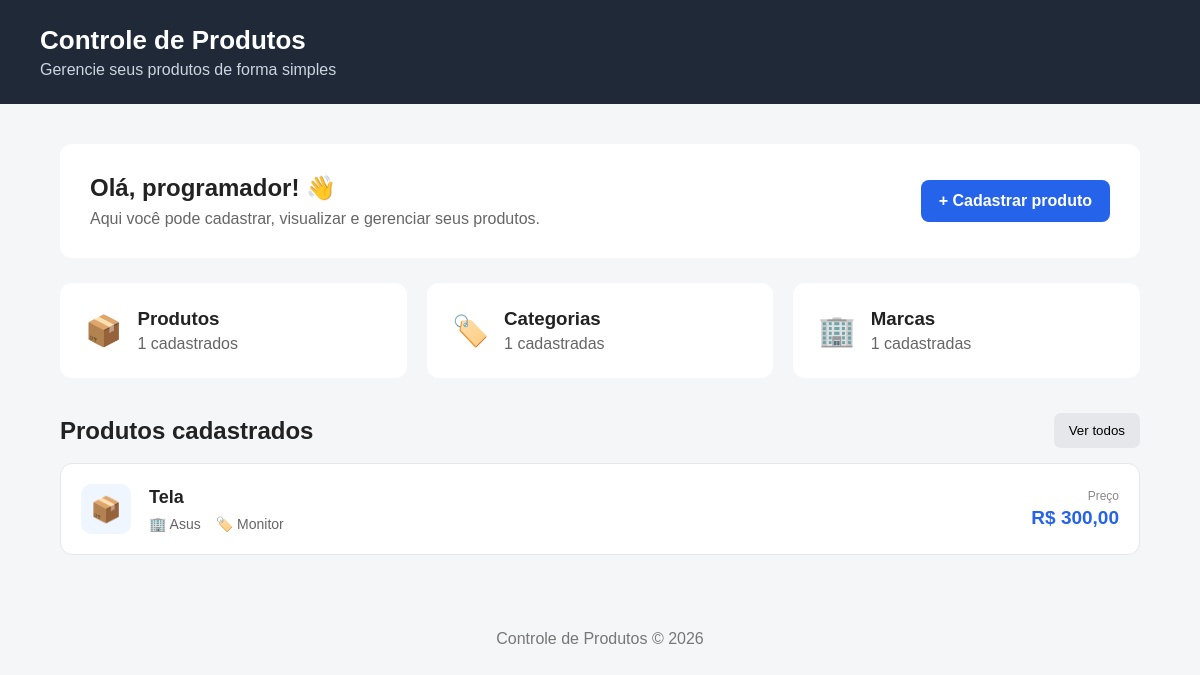
The app's page /, older data.
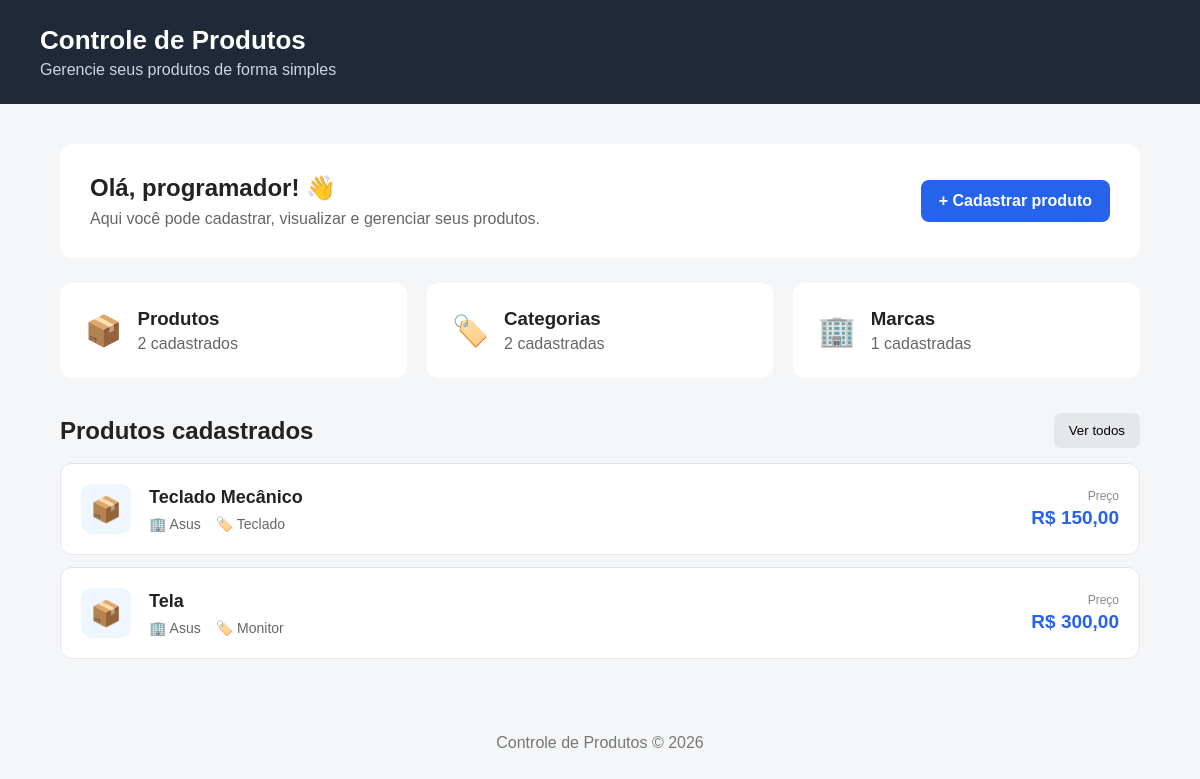
The same page, newer data.
### core/models.py (models this page shows, shortened)
class Product(models.Model):
    title = models.CharField(max_length=100,verbose_name='Titulo')
    brand = models.ForeignKey(Brand,on_delete=models.CASCADE,verbose_name='Marca')
    category = models.ForeignKey('Category',on_delete=models.PROTECT,related_name='products',verbose_name='Categoria')
    is_active = models.BooleanField(default=True,verbose_name='Ativo')
    description = models.TextField(null=True,blank=True,verbose_name='Descrição')
    created_at = models.DateTimeField(auto_now_add=True,verbose_name='Criado em')
    updated_at = models.DateTimeField(auto_now=True,verbose_name='Atualizado em')
    price = models.DecimalField(max_digits=10, decimal_places=2,verbose_name='Preço')
    class Meta:
        verbose_name = 'Produto'
        verbose_name_plural = 'Produtos'
        ordering = ['title']

class Brand(models.Model):
    name = models.CharField(max_length=100,verbose_name='Nome')
    is_active = models.BooleanField(default=True,verbose_name='Ativo')
    description = models.TextField(null=True,blank=True,verbose_name='Descrição')
    created_at = models.DateTimeField(auto_now_add=True,verbose_name='Criado em')
    updated_at = models.DateTimeField(auto_now=True,verbose_name='Atualizado em')
    class Meta:
        verbose_name = 'Marca'
        verbose_name_plural = 'Marcas'
        ordering = ['name']
    def __str__(self):
        return self.name

class Category(models.Model):
    name = models.CharField(max_length=100,verbose_name='Nome')
    is_active = models.BooleanField(default=True,verbose_name='Ativo')
    description = models.TextField(null=True,blank=True,verbose_name='Descrição')
    created_at = models.DateTimeField(auto_now_add=True,verbose_name='Criado em')
    updated_at = models.DateTimeField(auto_now=True,verbose_name='Atualizado em')
    class Meta:
        verbose_name = 'Categoria'
        verbose_name_plural = 'Categorias'
        ordering = ['name']
    def __str__(self):
        return self.name

### core/views.py (the view)
# urls.py: path('', views.index,name='index'),
def index(request):
    produtos = Product.objects.all()
    quantidade_produtos = Product.objects.count()
    quantidade_categorias = Category.objects.count()
    quantidade_marcas = Brand.objects.count()
    contexto = {
        'produtos': produtos,
        'quantidade_produtos': quantidade_produtos,
        'quantidade_categorias': quantidade_categorias,
        'quantidade_marcas': quantidade_marcas,
    }
    return render(request, 'pages/index.html', contexto)

### core/templates/pages/index.html (shortened to what this page needs)
{% load static %}
<!DOCTYPE html>
<html lang="pt-br">
<head>
    <link rel="stylesheet" href="{% static 'css/style.css' %}">
</head>
<body>
    <header class="cabecalho">
        <div class="logo">
            <h1>Controle de Produtos</h1>
            <p>Gerencie seus produtos de forma simples</p>
        </div>
    </header>
    <main class="container">
        <section class="boas-vindas">
            <div>
                <h2>Olá, programador! 👋</h2>
                <p>
                    Aqui você pode cadastrar, visualizar e gerenciar
                    seus produtos.
                </p>
            </div>
            <a href="#" class="botao">
                + Cadastrar produto
            </a>
        </section>
        <section class="resumo">
            <div class="card">
                <span class="icone">📦</span>
                <div>
                    <h3>Produtos</h3>
                    <p>
                        {{ quantidade_produtos }} cadastrados
                    </p>
                </div>
            </div>
            <div class="card">
                <span class="icone">🏷️</span>
                <div>
                    <h3>Categorias</h3>
                    <p>
                        {{ quantidade_categorias }} cadastradas
                    </p>
                </div>
            </div>
            <div class="card">
                <span class="icone">🏢</span>
                <div>
                    <h3>Marcas</h3>
                    <p>
                        {{ quantidade_marcas }} cadastradas
                    </p>
                </div>
            </div>
        </section>
        <section class="produtos">
            <div class="titulo-secao">
                <h2>Produtos cadastrados</h2>
                <button class="botao-secundario">
                    Ver todos
                </button>
            </div>
            {% if produtos %}
                <div class="lista-produtos">
                    {% for produto in produtos %}
                        <div class="produto">
                            <div class="produto-icone">
                                📦
                            </div>
                            <div class="produto-info">
                                <h3>
                                    {{ produto.title }}
                                </h3>
                                <div class="produto-detalhes">
                                    <span>
                                        🏢 {{ produto.brand }}
                                    </span>
                                    <span>
                                        🏷️ {{ produto.category }}
                                    </span>
                                </div>
                            </div>
                            <div class="produto-preco">
                                <span>Preço</span>
                                <strong>
                                    R$ {{ produto.price }}
                                </strong>
                            </div>
                        </div>
                    {% endfor %}
                </div>
            {% endif %}
        </section>
    </main>
    <footer class="rodape">
        <p>
            Controle de Produtos &copy; 2026
        </p>
    </footer>
</body>
</html>

Row changes from the older to the newer data that the page shows:
added Product: title "Teclado Mecânico", brand "Asus", category "Teclado", price "150,00"
Text that changed along with them:
{{ quantidade_produtos }}: "1" → "2"
{{ quantidade_categorias }}: "1" → "2"
